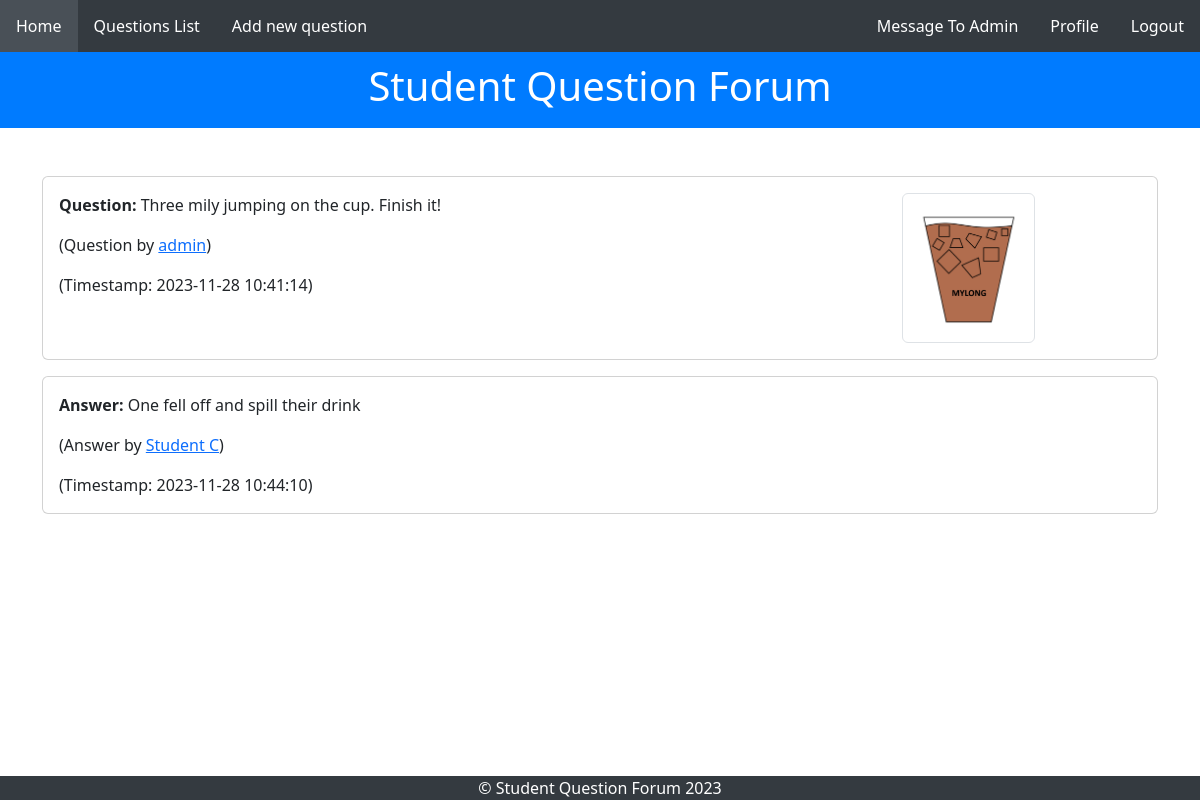
/answers.php?id=65 (signed in), run on the app's committed database.
### tables this page shows
CREATE TABLE `questions` (
  `id` int(11) NOT NULL,
  `QTitle` varchar(255) NOT NULL,
  `QContent` text NOT NULL,
  `image` varchar(255) DEFAULT NULL,
  `UserID` int(11) NOT NULL,
  `ModuleID` int(11) NOT NULL,
  `QDate` datetime NOT NULL DEFAULT current_timestamp()
);

CREATE TABLE `users` (
  `id` int(11) NOT NULL,
  `Username` varchar(255) NOT NULL,
  `Email` varchar(255) NOT NULL,
  `Password` varchar(255) NOT NULL,
  `admin` varchar(255) DEFAULT NULL
);

CREATE TABLE `answers` (
  `id` int(11) NOT NULL,
  `AContent` text NOT NULL,
  `UserID` int(11) NOT NULL,
  `QuestionID` int(11) NOT NULL,
  `ADate` datetime NOT NULL DEFAULT current_timestamp()
);

### answers.php (called while the page is built, shortened)
<?php
try {
    include 'includes/DatabaseConnection.php';
    include 'includes/DatabaseFunctions.php';
    if (isset($_GET['id'])) {
        $questionId = $_GET['id'];
        $question = getQuestionContent($pdo, $questionId);
        if ($question) {
            $answers = allAnswers($pdo, $questionId);
            include 'templates/answers.html.php';
        } else {
            $title = 'Error';
            $output = 'Question does not exist.';
        }
    } else {
        $title = 'Error';
        $output = 'Question ID is missing in the URL.';
    }
} catch (PDOException $e) {
    $title = 'An error has occurred';
    $output = 'Database error: ' . $e->getMessage();
}
include 'templates/layout.html.php';
?>

### includes/DatabaseFunctions.php (called while the page is built, shortened)
<?php
function query($pdo, $sql, $parameters = []) {
    $query = $pdo->prepare($sql);
    $query->execute($parameters);
    return $query;
}
function getQuestionContent($pdo, $id) {
    $sql = 'SELECT questions.*, users.Username AS QUsername, users.Email AS QEmail
            FROM questions
            INNER JOIN users ON questions.UserID = users.id
            WHERE questions.id = :id';
    $parameters = [':id' => $id];
    $query = query($pdo, $sql, $parameters);
    return $query->fetch(PDO::FETCH_ASSOC);
}
function allAnswers($pdo, $questionId) {
    $sql = 'SELECT answers.id, AContent, ADate, users.Username AS AUsername, users.Email AS AEmail, QTitle, QContent, users.Username, users.Email, ModuleName
            FROM answers
            INNER JOIN questions ON answers.questionid = questions.id
            INNER JOIN users ON answers.userid = users.id
            INNER JOIN modules ON questions.moduleid = modules.id
            WHERE questions.id = :questionId';
    $parameters = [':questionId' => $questionId];
    $answers = query($pdo, $sql, $parameters);
    return $answers->fetchAll(PDO::FETCH_ASSOC);
}
?>

### templates/answers.html.php (the view, shortened to what this page needs)
<!DOCTYPE html>
<html lang="en">
<head>
    <link href="https://cdn.jsdelivr.net/npm/bootstrap@5.3.2/dist/css/bootstrap.min.css" rel="stylesheet">
</head>
<body>
<div class="container mt-5">
    <?php if ($question): ?>
        <div class="card mb-3">
            <div class="card-body">
                <div class="row">
                    <div class="col-md-8">
                        <p class="card-text">
                            <strong>Question:</strong> <?= htmlspecialchars($question['QContent'], ENT_QUOTES, 'UTF-8') ?>
                        </p>
                        <p class="card-text">
                            (Question by <a href="mailto:<?= htmlspecialchars($question['QEmail'], ENT_QUOTES, 'UTF-8' ); ?>">
                            <?= htmlspecialchars($question['QUsername'], ENT_QUOTES, 'UTF-8'); ?></a>)
                        </p>
                        <p class="card-text">
                            (Timestamp: <?= htmlspecialchars($question['QDate'], ENT_QUOTES, 'UTF-8'); ?></a>)
                        </p>
                    </div>
                    <?php if (!empty($question['image'])): ?>
                        <div class="col-md-4 text-center">
                            <img src="<?= htmlspecialchars($question['image'], ENT_QUOTES, 'UTF-8') ?>" class="img-thumbnail" style="max-width: 150px; max-height: 150px;" alt="Question Image">
                        </div>
                    <?php endif; ?>
                </div>
            </div>
        </div>
    <?php endif; ?>
    <?php foreach ($answers as $answer): ?>
        <div class="card mb-3">
            <div class="card-body">
                <p class="card-text">
                    <strong>Answer:</strong> <?= htmlspecialchars($answer['AContent'], ENT_QUOTES, 'UTF-8') ?>
                </p>
                <p class="card-text">
                    (Answer by <a href="mailto:<?= htmlspecialchars($answer['AEmail'], ENT_QUOTES, 'UTF-8' ); ?>">
                    <?= htmlspecialchars($answer['AUsername'], ENT_QUOTES, 'UTF-8'); ?></a>)
                </p>
                <p class="card-text">
                    (Timestamp: <?= htmlspecialchars($answer['ADate'], ENT_QUOTES, 'UTF-8'); ?></a>)
                </p>
            </div>
        </div>
    <?php endforeach; ?>
</div>
</body>
</html>

### templates/layout.html.php (style rules this page uses)
body { background-color: #f8f9fa; color: #495057; font-family: 'Arial', sans-serif; margin: 0; padding: 0; }

### data on the page
questions: QContent "Three mily jumping on the cup. Finish it!", UserID.Username "admin", QDate "2023-11-28 10:41:14", image (picture)
answers: AContent "One fell off and spill their drink", UserID.Username "Student C", ADate "2023-11-28 10:44:10"
